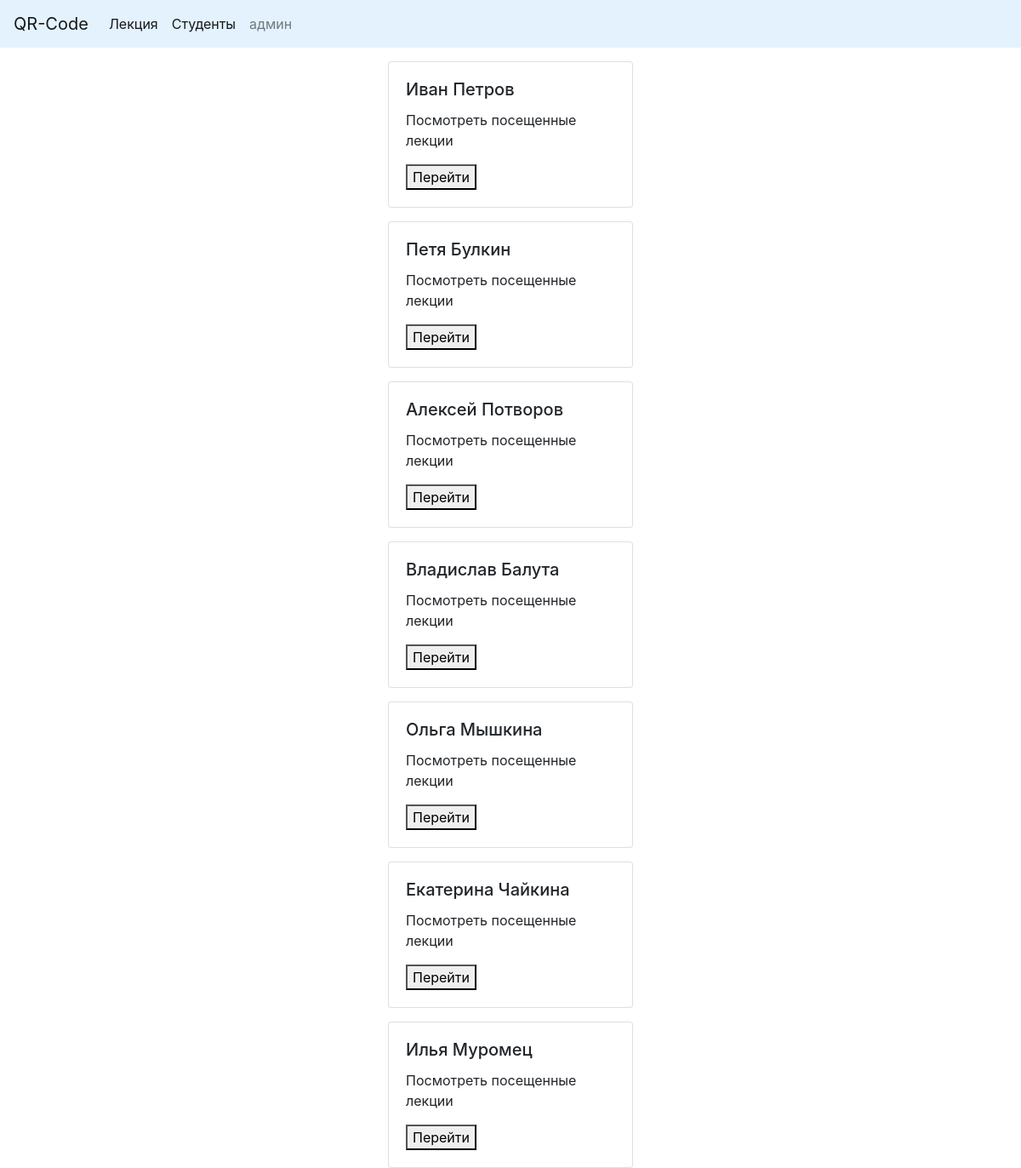
Page /student on the committed database.
### testpages/models.py (models this page shows, shortened)
class Student(models.Model):
    name = models.CharField(max_length=150, unique=True)

### testpages/views.py (the view)
# urls.py: path('student', student_page, name='student_page'),
def student_page(request):
    students = Student.objects.all()
    if request.method == 'GET':
        return render(request, 'testpages/student.html', context={'students': students})
    if request.method == 'POST':
        a = request.POST
        id = a['Student']
        return redirect('student_id_page', id)

### testpages/templates/testpages/student.html (shortened to what this page needs)
{% extends 'testpages/base_page.html' %}
{% block content %}
{% for student in students %}
<form action= "#" method="post">
                     <div class="card mt-3 ml-auto mr-auto " style="width: 18rem;">
                      <div class="card-body">
                        <h5 class="card-title">{{ student.name }}</h5>
                        <p class="card-text"> Посмотреть посещенные лекции  </p>
                        <button>Перейти</button>
                      </div>
                    </div>
                </form>
{% endfor %}
{% endblock %}

### rows in the picture
Student: name "Иван Петров"
Student: name "Петя Булкин"
Student: name "Алексей Потворов"
Student: name "Владислав Балута"
Student: name "Ольга Мышкина"
Student: name "Екатерина Чайкина"
Student: name "Илья Муромец"
